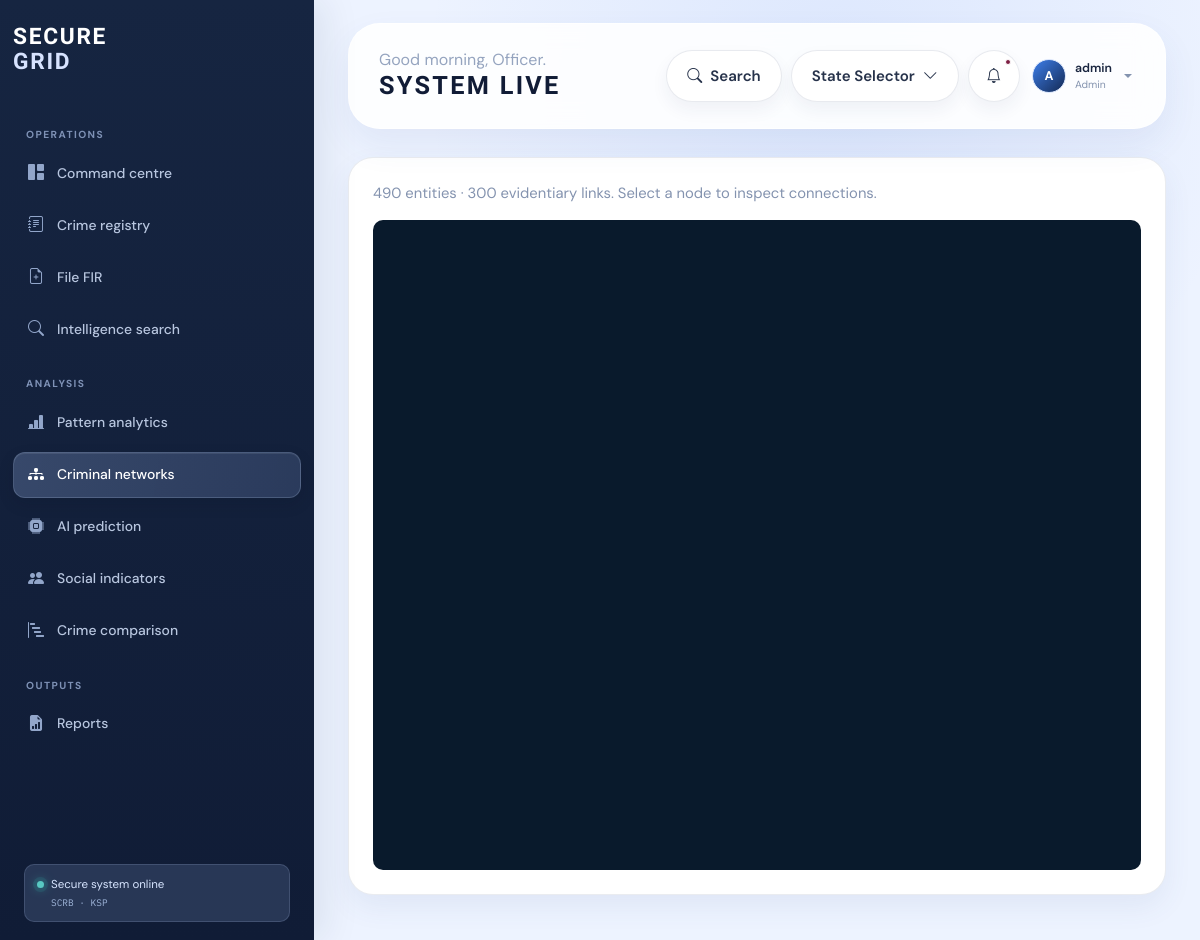
The app's page /network (signed in) with its own data.
### app/models/core.py (models this page shows, shortened)
class TimestampMixin:
    created_at = db.Column(db.DateTime, nullable=False, default=datetime.utcnow)
    updated_at = db.Column(
        db.DateTime,
        nullable=False,
        default=datetime.utcnow,
        onupdate=datetime.utcnow,
    )

class User(UserMixin, TimestampMixin, db.Model):
    __tablename__ = "users"
    id = db.Column(db.Integer, primary_key=True)
    username = db.Column(db.String(80), nullable=False, unique=True, index=True)
    email = db.Column(db.String(255), nullable=False, unique=True, index=True)
    full_name = db.Column(db.String(160), nullable=True)
    password_hash = db.Column(db.String(255), nullable=False)
    role = db.Column(db.String(20), nullable=False, default=Role.OFFICER.value, index=True)
    is_active = db.Column(db.Boolean, nullable=False, default=True)
    last_login_at = db.Column(db.DateTime, nullable=True)

### app/network/routes.py (the view)
@network_bp.get("/network")
@login_required
def index():
    return render_template("network/index.html", page_title="Criminal Networks", graph=graph_payload())

### app/auth/routes.py (called while the page is built)
@login_manager.user_loader
def load_user(user_id: str) -> User | None:
    try:
        return User.query.get(int(user_id))
    except (TypeError, ValueError):
        return None

### app/templates/network/index.html (shortened to what this page needs)
{% extends 'base.html' %}{% block content %}<div class="card"><div class="card-body"><p class="text-muted">{{graph.summary.nodes}} entities · {{graph.summary.links}} evidentiary links. Select a node to inspect connections.</p><div id="network" style="height:650px"></div></div></div>{% endblock %}

### app/templates/base.html (shortened to what this page needs)
<!doctype html>
<html lang="en">
<head>
  <link href="https://cdn.jsdelivr.net/npm/bootstrap@5.3.3/dist/css/bootstrap.min.css" rel="stylesheet">
  <link rel="stylesheet" href="https://cdn.jsdelivr.net/npm/bootstrap-icons@1.11.3/font/bootstrap-icons.min.css">
  <link rel="stylesheet" href="https://cdn.datatables.net/1.13.8/css/dataTables.bootstrap5.min.css">
  <link rel="stylesheet" href="https://unpkg.com/leaflet@1.9.4/dist/leaflet.css">
  <link rel="stylesheet" href="{{ url_for('static', filename='css/app.css') }}">
</head>
<body class="app-shell">
  {% set current_path = request.path if request is defined else '' %}
  <aside class="sidebar" id="appSidebar" aria-label="Primary navigation">
    <div class="sidebar-brand">
      <a href="/" class="brand-link text-decoration-none">
        <span class="brand-wordmark">SECURE<span>GRID</span></span>
      </a>
    </div>
    <div class="sidebar-scroll">
      <p class="nav-caption">Operations</p>
      <nav class="nav flex-column sidebar-nav">
        <a class="nav-link {% if current_path == '/' %}active{% endif %}" href="/">
          <i class="bi bi-grid-1x2-fill"></i><span>Command centre</span>
        </a>
        <a class="nav-link {% if current_path.startswith('/crimes') %}active{% endif %}" href="/crimes">
          <i class="bi bi-journal-text"></i><span>Crime registry</span>
        </a>
        <a class="nav-link {% if current_path.startswith('/fir') %}active{% endif %}" href="/fir/new">
          <i class="bi bi-file-earmark-plus"></i><span>File FIR</span>
        </a>
        <a class="nav-link {% if current_path.startswith('/search') %}active{% endif %}" href="/search">
          <i class="bi bi-search"></i><span>Intelligence search</span>
        </a>
      </nav>
      <p class="nav-caption mt-4">Analysis</p>
      <nav class="nav flex-column sidebar-nav">
        <a class="nav-link {% if current_path.startswith('/analytics') %}active{% endif %}" href="/analytics">
          <i class="bi bi-bar-chart-line-fill"></i><span>Pattern analytics</span>
        </a>
        <a class="nav-link {% if current_path.startswith('/network') %}active{% endif %}" href="/network">
          <i class="bi bi-diagram-3-fill"></i><span>Criminal networks</span>
        </a>
        <a class="nav-link {% if current_path.startswith('/prediction') %}active{% endif %}" href="/prediction">
          <i class="bi bi-cpu-fill"></i><span>AI prediction</span>
        </a>
        <a class="nav-link {% if current_path.startswith('/sociology') %}active{% endif %}" href="/sociology">
          <i class="bi bi-people-fill"></i><span>Social indicators</span>
        </a>
        <a class="nav-link {% if current_path.startswith('/comparison') %}active{% endif %}" href="/comparison">
          <i class="bi bi-bar-chart-steps"></i><span>Crime comparison</span>
        </a>
      </nav>
      <p class="nav-caption mt-4">Outputs</p>
      <nav class="nav flex-column sidebar-nav">
        <a class="nav-link {% if current_path.startswith('/reports') %}active{% endif %}" href="/reports">
          <i class="bi bi-file-earmark-bar-graph-fill"></i><span>Reports</span>
        </a>
      </nav>
    </div>
    <div class="sidebar-status">
      <span class="status-dot"></span>
      <span>Secure system online</span>
      <small>SCRB · KSP</small>
    </div>
  </aside>
  <div class="app-content">
    <header class="topbar">
      <div class="topbar-start">
        <div>
          <p class="eyebrow mb-0">{% block eyebrow %}Good morning, Officer.{% endblock %}</p>
          <h1 class="topbar-title mb-0">{% block page_heading %}System live{% endblock %}</h1>
        </div>
      </div>
      <div class="topbar-actions">
        {% if current_user is defined and current_user.is_authenticated %}
          <a class="btn btn-topbar d-none d-sm-inline-flex" href="/search"><i class="bi bi-search"></i><span>Search</span></a>
        {% else %}
          <a class="btn btn-topbar d-none d-sm-inline-flex" href="{{ url_for('auth.login') }}">Login</a>
        {% endif %}
        <button class="btn btn-topbar d-none d-md-inline-flex" type="button"><span>State Selector</span><i class="bi bi-chevron-down"></i></button>
        <button class="btn icon-btn notification-btn" type="button" aria-label="Notifications" data-bs-toggle="offcanvas" data-bs-target="#notificationsPanel">
          <i class="bi bi-bell"></i><span class="notification-pip"></span>
        </button>
        <div class="dropdown">
          <button class="user-control dropdown-toggle" type="button" data-bs-toggle="dropdown" aria-expanded="false">
            <span class="avatar">
              {% if current_user is defined and current_user.is_authenticated %}
                {{ current_user.name|default(current_user.username|default('O'), true)|string|first|upper }}
              {% else %}O{% endif %}
            </span>
            <span class="d-none d-md-block text-start">
              <strong>{% if current_user is defined and current_user.is_authenticated %}{{ current_user.name|default(current_user.username|default('Officer'), true) }}{% else %}Officer Console{% endif %}</strong>
              <small>{% if current_user is defined and current_user.is_authenticated %}{{ current_user.role|default('Authorized user', true)|replace('_', ' ')|title }}{% else %}Secure access{% endif %}</small>
            </span>
          </button>
        </div>
      </div>
    </header>
    <main class="main-view">
      {% block content %}{% endblock %}
    </main>
  </div>
</body>
</html>

### records on screen
User: name|first "A", name "admin", role "Admin"

### other values on screen
{{ graph.summary.nodes }} "490"
{{ graph.summary.links }} "300"
